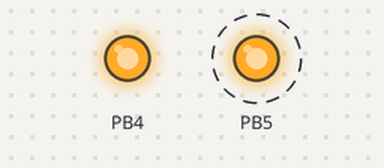
Bench run of a program on a simulated ATmega328P, built with avr-gcc and emulated at 16 MHz. On the bench: output pins drawn as LEDs (lit = HIGH). Dashed ring = blinking.

Above: at 0.5 s.
At 2.5 s:
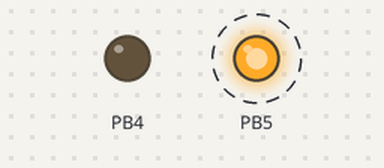
Timing chart, 0 to 5.2 s (numbered marks = the images above):
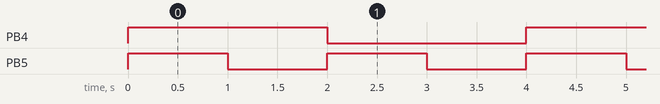

The program:

main.c
```c
/*
 * Lab1p3.c
 *
 * Created: 3/29/2022 3:17:10 PM
 * Author : chris
 */

#define F_CPU 16000000UL

#include <avr/io.h>
#include <util/delay.h>

int main(void)
{
	DDRB = (3 << DDB4);// pin 5 Port B selected as output

	while(1) /* Loop turns LED (connected to Pin 5 Port B) on for 1 second then off for 1 second */
	{
		PORTB = (3 << DDB4);
		_delay_ms(1000);
		PORTB = (1 << DDB4);
		_delay_ms(1000);
		PORTB = (1 << DDB5);
		_delay_ms(1000);
		PORTB = 0;
		_delay_ms(1000);
	}
}
```

Measured:
- by itself, PB4: alternates HIGH for 2.0 s and LOW for 2.0 s
- by itself, PB5: alternates HIGH for 1.0 s and LOW for 1.0 s
- by itself, everything shown: repeats every 4.0 s, in 4 steps
